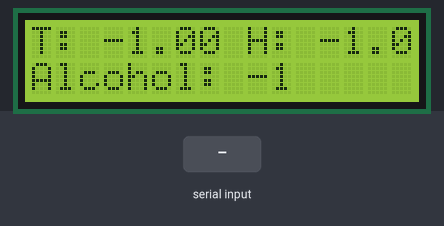
The sketch below on a simulated Arduino Uno, built with avr-gcc and run on an emulated ATmega328P. Shown: 16×2 character LCD. Inputs (shaded band) come from the test bench.

Above: at 1.2 s.
1.3 s: byte 30 received over Serial
At 2.7 s:
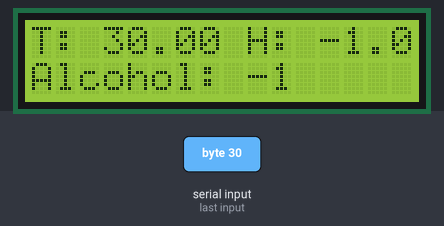
4.3 s: byte 90 received over Serial
At 5.9 s:
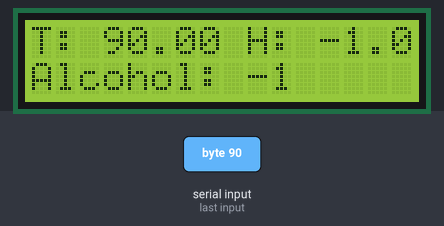
7.3 s: byte 120 received over Serial
At 8.9 s:
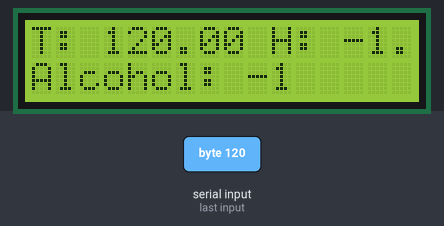
Timing chart, 0 to 10.4 s (numbered marks = the images above; inputs shaded):
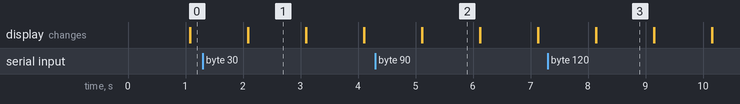

The sketch:

receptor.ino
```cpp
#include <LiquidCrystal.h>

#include <SoftwareSerial.h>

LiquidCrystal lcd1 (8, 9, 4, 5, 6, 7);

float temp = 0;
float hum = 0;
int alc = 0;

void setup() {
  Serial.begin(9600);
  lcd1.begin(16, 2);

}

void loop() {
  if(Serial.available());{
    temp = Serial.read();
    hum = Serial.read();
    alc = Serial.read();

  lcd1.clear();
  lcd1.setCursor(0, 0);
  lcd1.print("T: ");
  lcd1.print(temp);
  lcd1.print(" H: ");
  lcd1.print(hum);
  lcd1.setCursor(0, 1);
  lcd1.print("Alcohol: ");
  lcd1.print(alc);
  delay(1000);
  lcd1.clear();
  }
}
```

Measured:
- after the input at 1.3 s, the display: first differs from a run without the input after 0.79 s (image 1)
- after the input at 4.3 s, the display: first differs from a run without the input after 0.82 s (image 2)
- after the input at 7.3 s, the display: first differs from a run without the input after 0.84 s (image 3)
- what the display in image 1 shows lasts 1.0 s, from 2.1 s to 3.1 s
